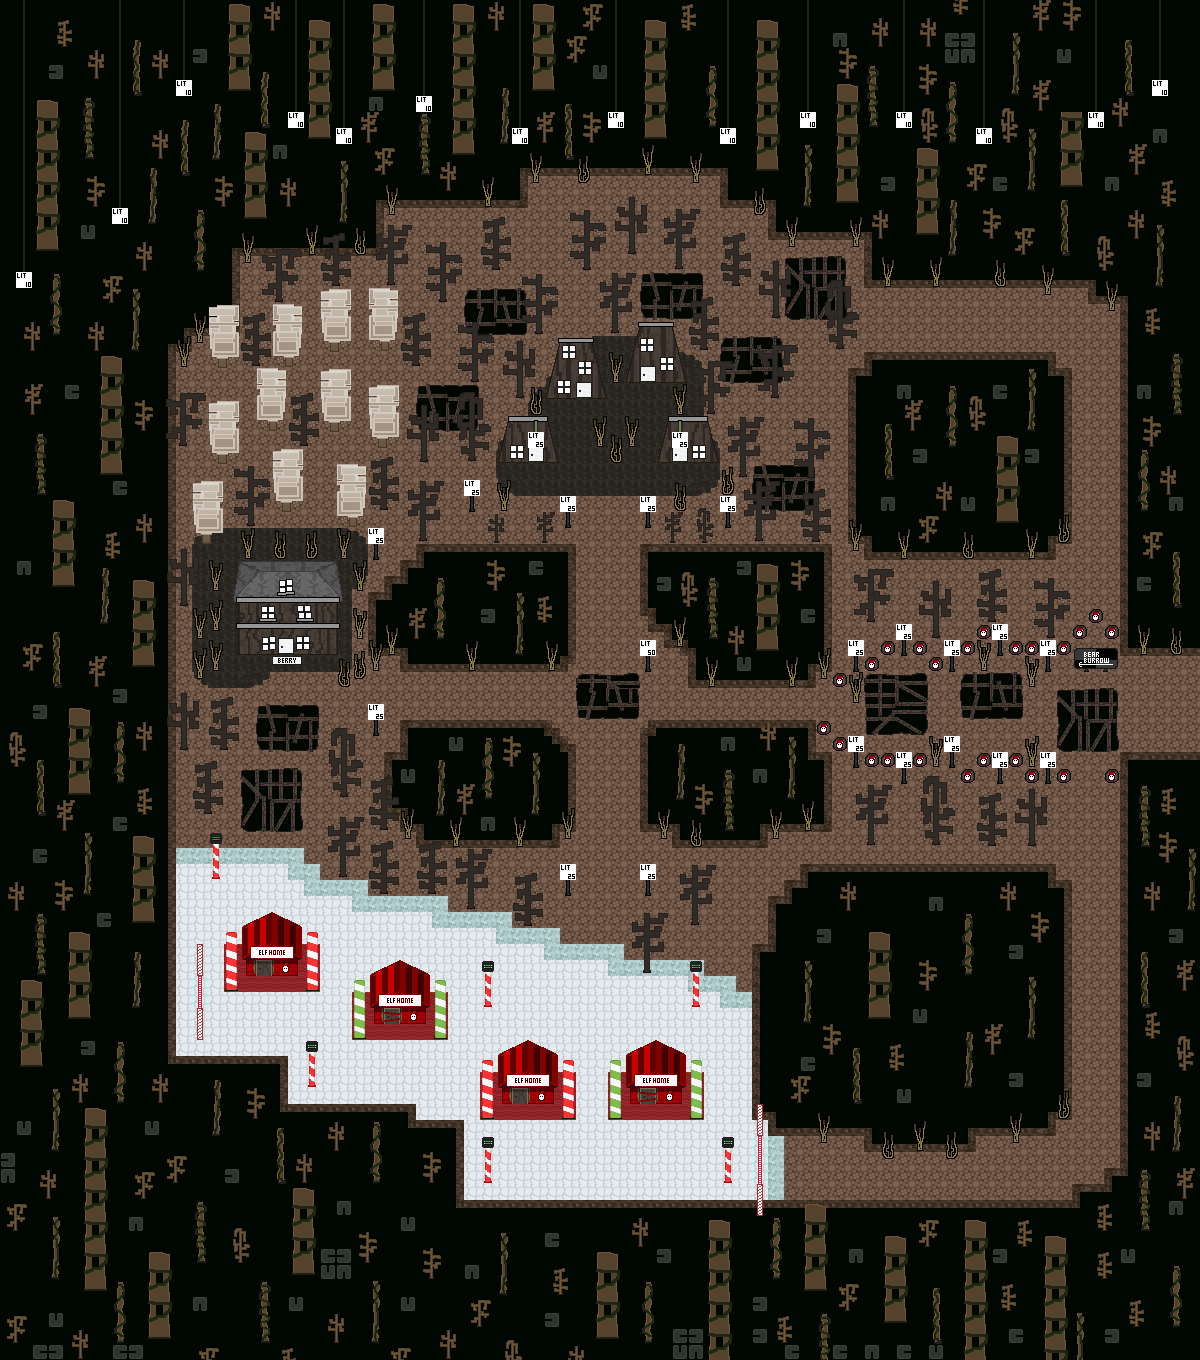

This game map was drawn from its Tiled (.tmx) file and the tilesets committed beside it. A one-line description and the trimmed map source follow:
An orthogonal 75x85 tile map with 16x16 px tiles, 3 tile layers (Tile Layer 1, Tile Layer 2, Tile Layer 4), 1 hidden layer not drawn, 3 tilesets.

<map version="1.2" tiledversion="1.2.4" orientation="orthogonal" renderorder="right-down" width="75" height="85" tilewidth="16" tileheight="16" infinite="0" backgroundcolor="#000700" nextlayerid="8" nextobjectid="1">
 <tileset firstgid="1" source="../tilesets/world-tileset.tsx" />
 <tileset firstgid="4097" source="../tilesets/light-tileset.tsx" />
 <tileset firstgid="4121" source="../tilesets/collision-tileset.tsx" />
 <layer id="4" name="Tile Layer 1" width="75" height="85">
  <data>[6375 cells, 6374 non-empty, 87 distinct tile ids]</data>
 </layer>
 <layer id="5" name="Tile Layer 2" width="75" height="85">
  <data>[6375 cells, 2582 non-empty, 338 distinct tile ids]</data>
 </layer>
 <layer id="6" name="Tile Layer 3" width="75" height="85" visible="0">
  <data>[6375 cells, 1479 non-empty, 4 distinct tile ids]</data>
 </layer>
 <layer id="7" name="Tile Layer 4" width="75" height="85">
  <data>[6375 cells, 35 non-empty, 3 distinct tile ids]</data>
 </layer>
</map>
